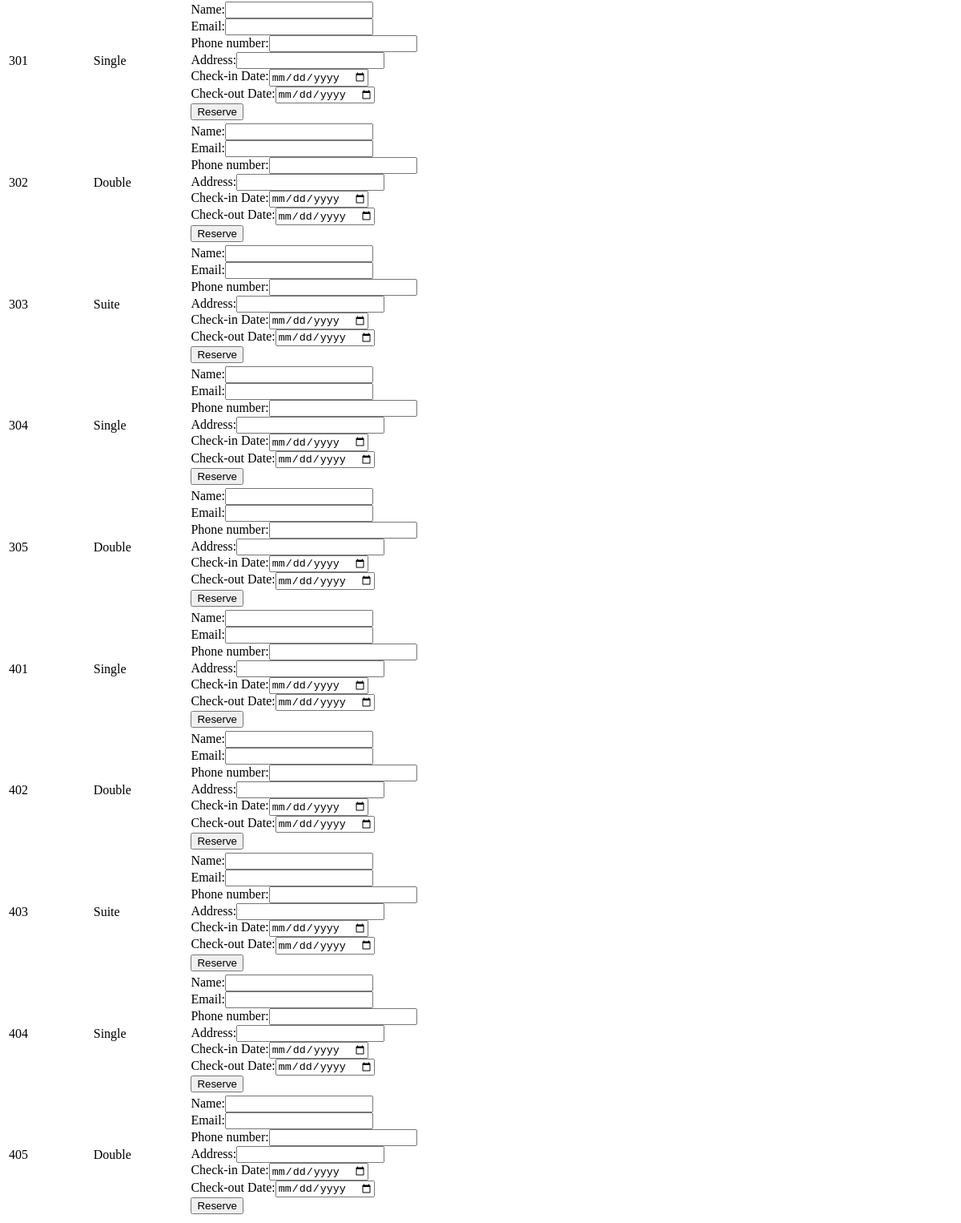
Before: /rezervation.php (lower part) with the older database file.
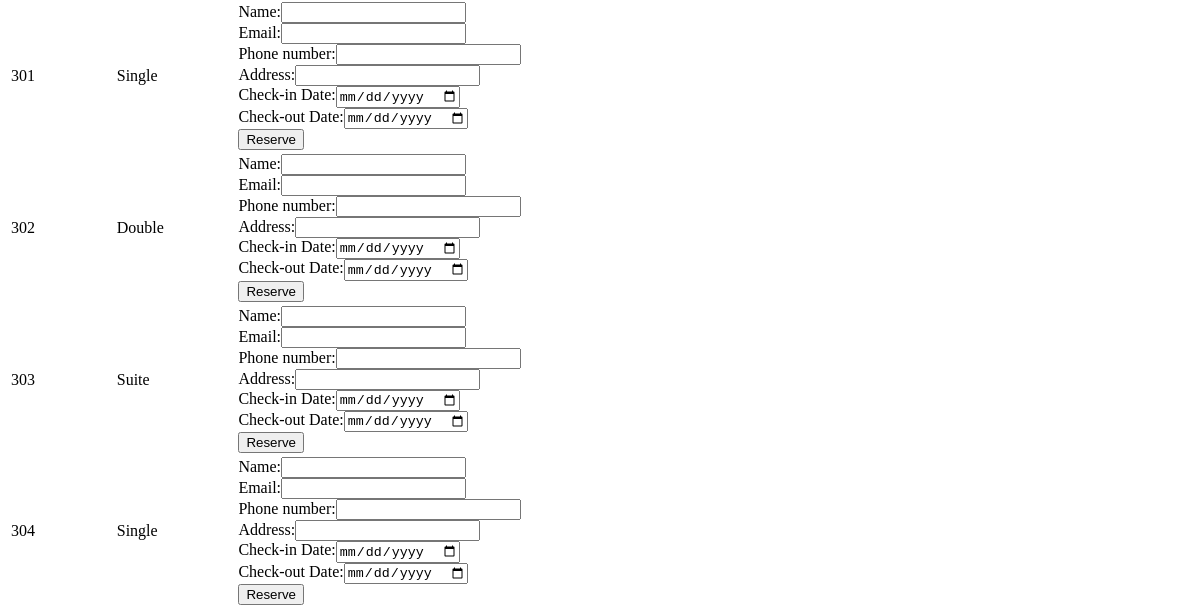
After: the same page with the newer database file.
### tables this page shows
CREATE TABLE Room (
    room_number INT NOT NULL,
    room_type VARCHAR(50) NOT NULL,
    room_price DECIMAL(10, 2) NOT NULL,
    max_occupancy INT NOT NULL,
    available BOOLEAN NOT NULL,
    floor INT NOT NULL,
    img VARCHAR(350) NOT NULL,
    PRIMARY KEY (room_number)
);

### rezervation.php (the view, shortened to what this page needs)
<!DOCTYPE html>
<html>
<head>
</head>
<body>
	<?php
		$servername = "localhost";
		$username = "root";
		$password = "";
		$dbname = "hotel";
		$conn = mysqli_connect($servername, $username, $password, $dbname);
		$sql = "SELECT * FROM Room WHERE available = TRUE";
		$result = mysqli_query($conn, $sql);
		if (mysqli_num_rows($result) > 0) {
			echo "<table>";
			while ($row = mysqli_fetch_assoc($result)) {
				echo "<tr><td>" . $row["room_number"] . "</td><td>" . $row["room_type"] . "</td><td>" . $row["price"] . "</td><td>";
				echo "<form method='post' action='" . $_SERVER["PHP_SELF"] . "'>";
				echo "<label for='guest_name'>Name:</label>";
				echo "<input type='text' id='guest_name' name='guest_name'><br>";
				echo "<label for='guest_email'>Email:</label>";
				echo "<input type='email' id='guest_email' name='guest_email'><br>";
echo "<label for='guest_name'>Phone number:</label>";
				echo "<input type='text' id='phone_number' name='phone_number'><br>";
				echo "<label for='address'>Address:</label>";
				echo "<input type='text' id='address' name='address'><br>";
				echo "<label for='check_in_date'>Check-in Date:</label>";
				echo "<input type='date' id='check_in_date' name='check_in_date'><br>";
				echo "<label for='check_out_date'>Check-out Date:</label>";
				echo "<input type='date' id='check_out_date' name='check_out_date'><br>";
				echo "<input type='submit' value='Reserve'>";
				echo "</form></td></tr>";
			}
			echo "</table>";
		} else {
			echo "No rooms available";
		}
	?>
</body>
</html>

Changed rows visible on the page:
removed room: room_number "305", room_type "Double"
removed room: room_number "401", room_type "Single"
removed room: room_number "402", room_type "Double"
removed room: room_number "403", room_type "Suite"
removed room: room_number "404", room_type "Single"
removed room: room_number "405", room_type "Double"
